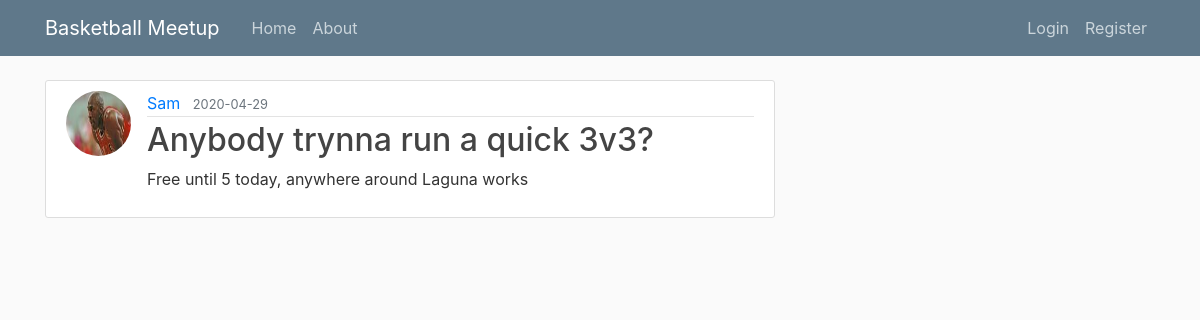
Page /post/7 on the committed database.
### flaskblog/models.py (models this page shows, shortened)
class User(db.Model, UserMixin):
    id = db.Column(db.Integer, primary_key=True)
    username = db.Column(db.String(20), unique=True, nullable=False)
    email = db.Column(db.String(120), unique=True, nullable=False)
    image_file = db.Column(db.String(20), nullable=False, default='default.jpg')
    password = db.Column(db.String(60), nullable=False)
    posts = db.relationship('Post', backref='author', lazy=True)

class Post(db.Model):
    id = db.Column(db.Integer, primary_key=True)
    title = db.Column(db.String(100), nullable=False)
    date_posted = db.Column(db.DateTime, nullable=False, default=datetime.utcnow)
    content = db.Column(db.Text, nullable=False)
    user_id = db.Column(db.Integer, db.ForeignKey('user.id'), nullable=False)

### flaskblog/routes.py (the view)
@app.route("/post/<int:post_id>")
def post(post_id):
    post = Post.query.get_or_404(post_id)
    return render_template('post.html', title=post.title, post=post)

### flaskblog/templates/post.html (shortened to what this page needs)
{% extends "layout.html" %}
{% block content %}
  <article class="media content-section">
    <img class="rounded-circle article-img" src="{{ url_for('static', filename='profile_pics/' + post.author.image_file) }}">
    <div class="media-body">
      <div class="article-metadata">
        <a class="mr-2" href="{{ url_for('user_posts', username=post.author.username) }}">{{ post.author.username }}</a>
        <small class="text-muted">{{ post.date_posted.strftime('%Y-%m-%d') }}</small>
      </div>
      <h2 class="article-title">{{ post.title }}</h2>
      <p class="article-content">{{ post.content }}</p>
    </div>
  </article>
{% endblock content %}

### flaskblog/static/main.css (style rules this page uses)
body { background: #fafafa; color: #333333; margin-top: 5rem; }
h1, h2, h3, h4, h5, h6 { color: #444444; }
.content-section { background: #ffffff; padding: 10px 20px; border: 1px solid #dddddd; border-radius: 3px; margin-bottom: 20px; }
.article-title { color: #444444; }
.article-content { white-space: pre-line; }
.article-img { height: 65px; width: 65px; margin-right: 16px; }
.article-metadata { padding-bottom: 1px; margin-bottom: 4px; border-bottom: 1px solid #e3e3e3 }

### rows in the picture
User: image_file (picture), author.username "Sam"
Post: date_posted "2020-04-29", title "Anybody trynna run a quick 3v3?", content "Free until 5 today, anywhere around Laguna works"
